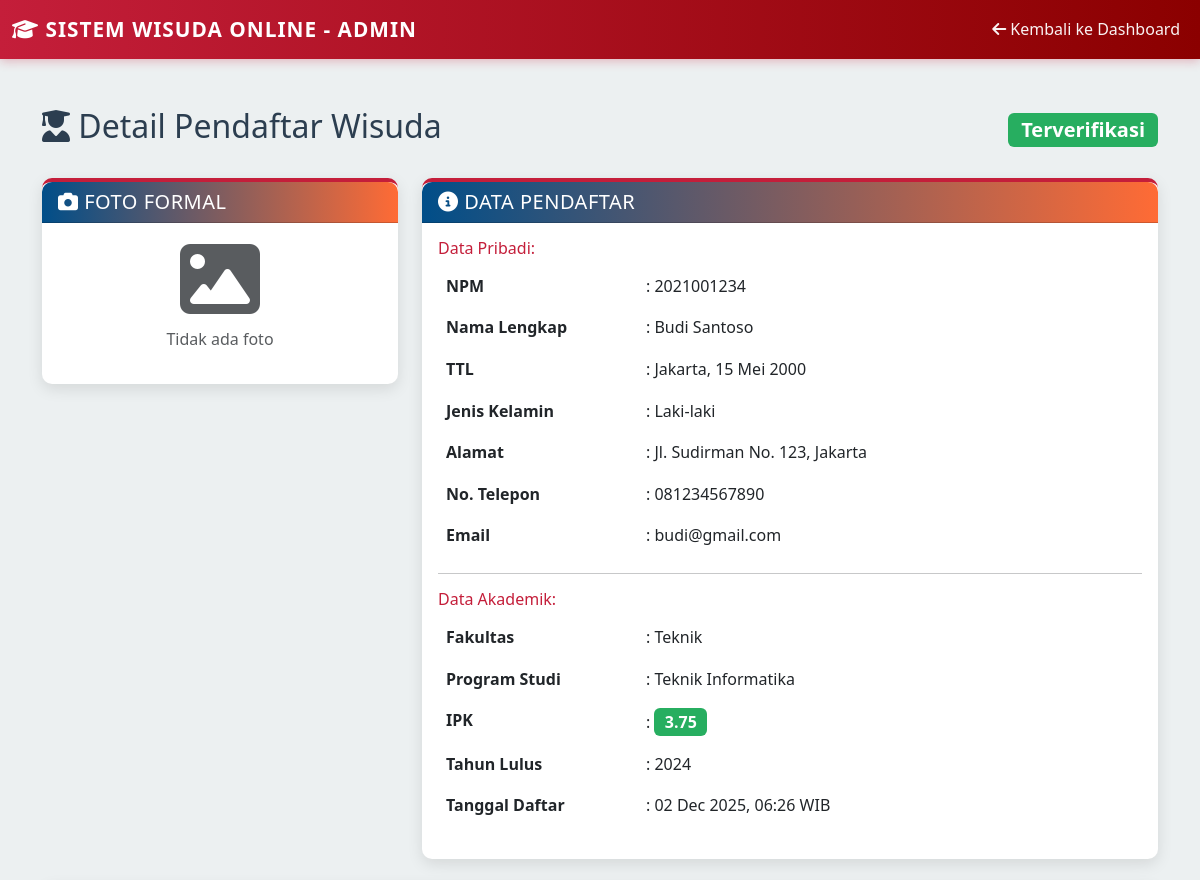
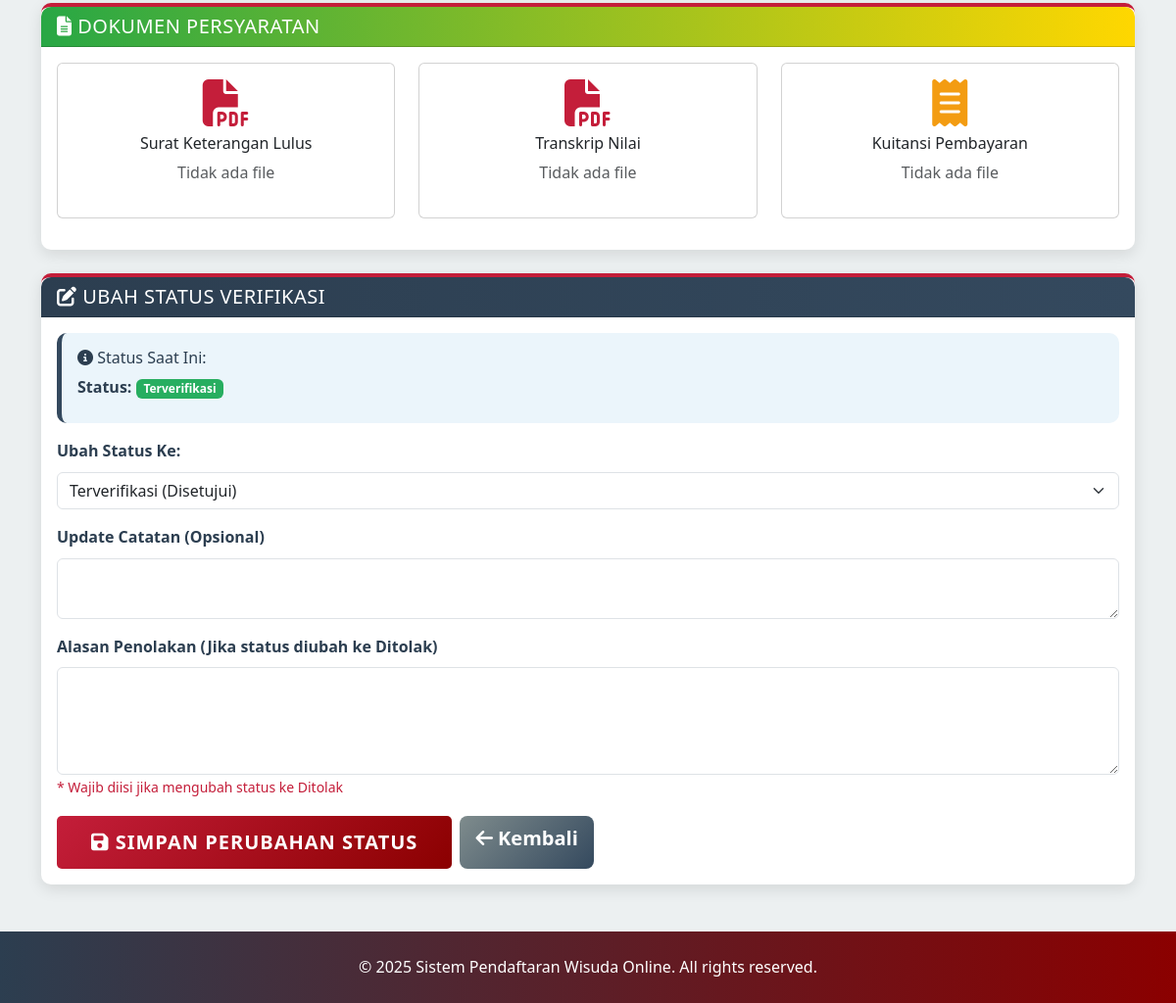
Screenshot of /detail_pendaftar.php?id=1 (signed in) with the database file from the repository (2 pictures, top to bottom).
### tables this page shows
CREATE TABLE IF NOT EXISTS pendaftaran_wisuda (
    id INT(11) AUTO_INCREMENT PRIMARY KEY,
    user_id INT(11) NOT NULL,
    npm VARCHAR(20) NOT NULL UNIQUE,
    nama_lengkap VARCHAR(100) NOT NULL,
    tempat_lahir VARCHAR(50) NOT NULL,
    tanggal_lahir DATE NOT NULL,
    jenis_kelamin ENUM('Laki-laki', 'Perempuan') NOT NULL,
    alamat TEXT NOT NULL,
    no_telp VARCHAR(15) NOT NULL,
    email VARCHAR(100) NOT NULL,
    program_studi VARCHAR(100) NOT NULL,
    fakultas VARCHAR(100) NOT NULL,
    ipk DECIMAL(3,2) NOT NULL,
    tahun_lulus YEAR NOT NULL,
    
     
    foto_formal VARCHAR(255) DEFAULT NULL,
    surat_lulus VARCHAR(255) DEFAULT NULL,
    transkrip_nilai VARCHAR(255) DEFAULT NULL,
    kuitansi_pembayaran VARCHAR(255) DEFAULT NULL,
    
     
    status_verifikasi ENUM('Pending', 'Terverifikasi', 'Ditolak') DEFAULT 'Pending',
    catatan_admin TEXT DEFAULT NULL,
    verified_by INT(11) DEFAULT NULL,
    verified_at DATETIME DEFAULT NULL,
    
    tanggal_daftar TIMESTAMP DEFAULT CURRENT_TIMESTAMP,
    
    FOREIGN KEY (user_id) REFERENCES users(id) ON DELETE CASCADE,
    FOREIGN KEY (verified_by) REFERENCES users(id) ON DELETE SET NULL
);

### detail_pendaftar.php (the view, shortened to what the rows shown need)
<?php
require_once 'config.php';
$id = isset($_GET['id']) ? clean_input($_GET['id']) : '';
$sql = "SELECT p.*, u.username, u.email as user_email
        FROM pendaftaran_wisuda p
        JOIN users u ON p.user_id = u.id
        WHERE p.id = '$id'";
$result = mysqli_query($conn, $sql);
$data = mysqli_fetch_assoc($result);
?>
<!DOCTYPE html>
<html lang="id">
<head>
    <link href="https://cdn.jsdelivr.net/npm/bootstrap@5.3.0/dist/css/bootstrap.min.css" rel="stylesheet">
    <link rel="stylesheet" href="https://cdnjs.cloudflare.com/ajax/libs/font-awesome/6.4.0/css/all.min.css">
    <link rel="stylesheet" href="style.css">
</head>
<body>
    <div class="container my-5">
        <div class="row">
            <div class="col-12">
                <div class="d-flex justify-content-between align-items-center mb-4">
                    <h2><i class="fas fa-user-graduate"></i> Detail Pendaftar Wisuda</h2>
                    <span class="badge bg-<?php
                        echo $data['status_verifikasi'] == 'Terverifikasi' ? 'success' :
                            ($data['status_verifikasi'] == 'Ditolak' ? 'danger' : 'warning');
                    ?> fs-5">
                        <?php echo $data['status_verifikasi']; ?>
                    </span>
                </div>
            </div>
        </div>
        <div class="row">
            <div class="col-md-8 mb-4">
                <div class="card feature-card">
                    <div class="card-body">
                        <table class="table table-borderless">
                            <tr>
                                <td width="200"><strong>NPM</strong></td>
                                <td>: <?php echo $data['npm']; ?></td>
                            </tr>
                            <tr>
                                <td><strong>Nama Lengkap</strong></td>
                                <td>: <?php echo $data['nama_lengkap']; ?></td>
                            </tr>
                            <tr>
                                <td><strong>TTL</strong></td>
                                <td>: <?php echo $data['tempat_lahir'] . ', ' . format_tanggal_indonesia($data['tanggal_lahir']); ?></td>
                            </tr>
                            <tr>
                                <td><strong>Jenis Kelamin</strong></td>
                                <td>: <?php echo $data['jenis_kelamin']; ?></td>
                            </tr>
                            <tr>
                                <td><strong>Alamat</strong></td>
                                <td>: <?php echo $data['alamat']; ?></td>
                            </tr>
                            <tr>
                                <td><strong>No. Telepon</strong></td>
                                <td>: <?php echo $data['no_telp']; ?></td>
                            </tr>
                            <tr>
                                <td><strong>Email</strong></td>
                                <td>: <?php echo $data['email']; ?></td>
                            </tr>
                        </table>
                        <table class="table table-borderless">
                            <tr>
                                <td width="200"><strong>Fakultas</strong></td>
                                <td>: <?php echo $data['fakultas']; ?></td>
                            </tr>
                            <tr>
                                <td><strong>Program Studi</strong></td>
                                <td>: <?php echo $data['program_studi']; ?></td>
                            </tr>
                            <tr>
                                <td>: <span class="badge bg-success fs-6"><?php echo $data['ipk']; ?></span></td>
                            </tr>
                            <tr>
                                <td><strong>Tahun Lulus</strong></td>
                                <td>: <?php echo $data['tahun_lulus']; ?></td>
                            </tr>
                            <tr>
                                <td><strong>Tanggal Daftar</strong></td>
                                <td>: <?php echo date('d M Y, H:i', strtotime($data['tanggal_daftar'])); ?> WIB</td>
                            </tr>
                        </table>
                    </div>
                </div>
            </div>
        </div>
        <div class="row mt-4">
            <div class="col-12">
                <div class="card feature-card">
                    <div class="card-body">
                        <?php if ($data['status_verifikasi'] == 'Pending'): ?>
                            <form method="POST" action="">
                                <div class="mb-3">
                                    <label class="form-label">Catatan untuk Mahasiswa (Opsional)</label>
                                    <textarea class="form-control" name="catatan" rows="2" placeholder="Catatan umum..."></textarea>
                                </div>
                                <div class="mb-3">
                                    <label class="form-label">Alasan Penolakan (Wajib jika menolak)</label>
                                    <textarea class="form-control" name="alasan_penolakan" rows="4" placeholder="Jelaskan kesalahan data yang harus diperbaiki mahasiswa...
Contoh:
- Foto formal tidak sesuai (latar belakang harus merah/biru)
- Transkrip nilai tidak lengkap (kurang semester 7)
- Kuitansi pembayaran tidak terbaca dengan jelas"></textarea>
                                    <small class="text-danger">* Akan ditampilkan ke mahasiswa jika data ditolak</small>
                                </div>
                                <div class="d-flex gap-2">
                                    <button type="submit" name="action" value="verifikasi" class="btn btn-success btn-lg">
                                        <i class="fas fa-check-circle"></i> Verifikasi & Setujui
                                    </button>
                                    <button type="submit" name="action" value="tolak" class="btn btn-danger btn-lg" onclick="return confirm('Yakin menolak? Mahasiswa akan diminta revisi.')">
                                        <i class="fas fa-times-circle"></i> Tolak & Minta Revisi
                                    </button>
                                    <a href="admin_dashboard.php" class="btn btn-secondary btn-lg">
                                        <i class="fas fa-arrow-left"></i> Kembali
                                    </a>
                                </div>
                            </form>
                        <?php else: ?>
                            <div class="alert alert-info mb-3">
                                <h6><i class="fas fa-info-circle"></i> Status Saat Ini:</h6>
                                <p class="mb-2"><strong>Status:</strong>
                                    <span class="badge bg-<?php echo $data['status_verifikasi'] == 'Terverifikasi' ? 'success' : 'danger'; ?>">
                                        <?php echo $data['status_verifikasi']; ?>
                                    </span>
                                </p>
                            </div>
                            <form method="POST" action="">
                                <div class="mb-3">
                                    <label class="form-label fw-bold">Ubah Status Ke:</label>
                                    <select class="form-select" name="status_baru" required>
                                        <option value="Terverifikasi" <?php echo $data['status_verifikasi'] == 'Terverifikasi' ? 'selected' : ''; ?>>
                                            Terverifikasi (Disetujui)
                                        </option>
                                    </select>
                                </div>
                                <div class="mb-3">
                                    <label class="form-label">Update Catatan (Opsional)</label>
                                    <textarea class="form-control" name="catatan" rows="2"><?php echo $data['catatan_admin']; ?></textarea>
                                </div>
                                <div class="mb-3">
                                    <label class="form-label">Alasan Penolakan (Jika status diubah ke Ditolak)</label>
                                    <textarea class="form-control" name="alasan_penolakan" rows="4"><?php echo $data['alasan_penolakan']; ?></textarea>
                                    <small class="text-danger">* Wajib diisi jika mengubah status ke Ditolak</small>
                                </div>
                                <div class="d-flex gap-2">
                                    <button type="submit" name="action" value="ubah_status" class="btn btn-primary btn-lg">
                                        <i class="fas fa-save"></i> Simpan Perubahan Status
                                    </button>
                                    <a href="admin_dashboard.php" class="btn btn-secondary btn-lg">
                                        <i class="fas fa-arrow-left"></i> Kembali
                                    </a>
                                </div>
                            </form>
                        <?php endif; ?>
                    </div>
                </div>
            </div>
        </div>
    </div>
</body>
</html>

### rows the page displays
pendaftaran_wisuda: status_verifikasi "Terverifikasi", npm "2021001234", nama_lengkap "Budi Santoso", tempat_lahir "Jakarta", tanggal_lahir "15 Mei 2000", jenis_kelamin "Laki-laki", alamat "Jl. Sudirman No. 123, Jakarta", no_telp "081234567890", email "budi@gmail.com", fakultas "Teknik", program_studi "Teknik Informatika", ipk "3.75", tahun_lulus "2024", tanggal_daftar "02 Dec 2025, 06:26", status_baru "Terverifikasi (Disetujui)"
